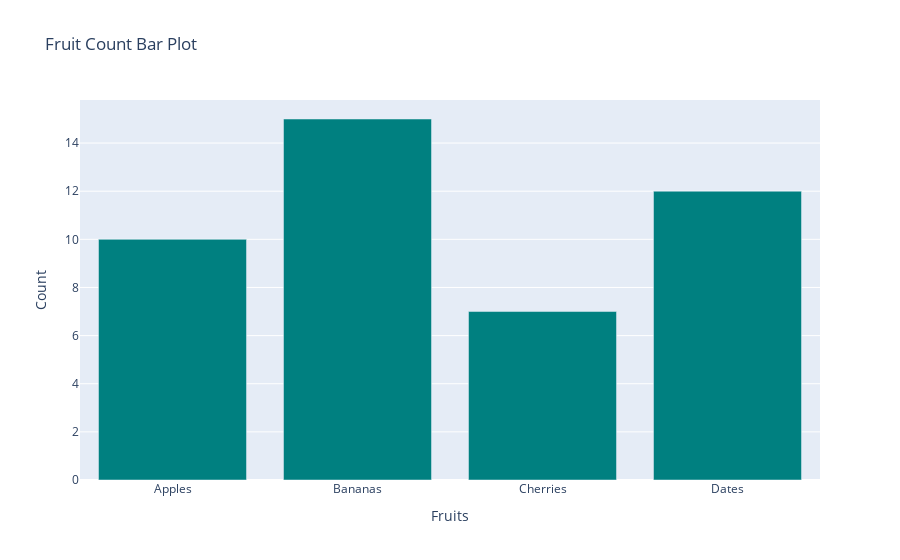

Notebook cell for this chart:
### Code cell
# 5. Generate a bar plot using Plotly.

import plotly.graph_objects as go

# Sample data
categories = ['Apples', 'Bananas', 'Cherries', 'Dates']
values = [10, 15, 7, 12]

# Create bar plot
fig = go.Figure(data=[go.Bar(x=categories, y=values, marker_color='teal')])

# Add title and labels
fig.update_layout(
    title="Fruit Count Bar Plot",
    xaxis_title="Fruits",
    yaxis_title="Count"
)

# Show plot
fig.show()

### Figure 1 — Plotly figure (JSON) as saved in the notebook; plotly's stock layout.template omitted (floating-point values rounded to 4 significant figures)
{"data": [{"marker": {"color": "teal"}, "type": "bar", "x": ["Apples", "Bananas", "Cherries", "Dates"], "y": [10, 15, 7, 12]}], "layout": {"title": {"text": "Fruit Count Bar Plot"}, "xaxis": {"title": {"text": "Fruits"}}, "yaxis": {"title": {"text": "Count"}}}}
